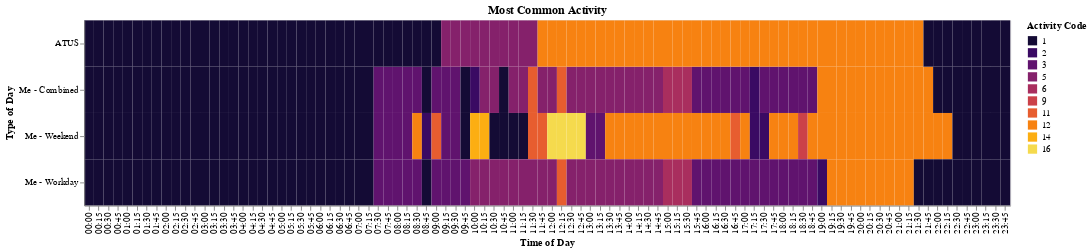

Write notebook code for a chart like this one.
### Code cell
# print(segmented_data.columns)
source = data.seattle_temps.url

time_segment_list = {0: '00:00:00',1: '00:15:00',2: '00:30:00',3: '00:45:00',4: '01:00:00',5: '01:15:00',6: '01:30:00',7: '01:45:00',8: '02:00:00',9: '02:15:00',10: '02:30:00',11: '02:45:00',12: '03:00:00',13: '03:15:00',14: '03:30:00',15: '03:45:00',16: '04:00:00',17: '04:15:00',18: '04:30:00',19: '04:45:00',20: '05:00:00',21: '05:15:00',22: '05:30:00',23: '05:45:00',24: '06:00:00',25: '06:15:00',26: '06:30:00',27: '06:45:00',28: '07:00:00',29: '07:15:00',30: '07:30:00',31: '07:45:00',32: '08:00:00',33: '08:15:00',34: '08:30:00',35: '08:45:00',36: '09:00:00',37: '09:15:00',38: '09:30:00',39: '09:45:00',40: '10:00:00',41: '10:15:00',42: '10:30:00',43: '10:45:00',44: '11:00:00',45: '11:15:00',46: '11:30:00',47: '11:45:00',48: '12:00:00',49: '12:15:00',50: '12:30:00',51: '12:45:00',52: '13:00:00',53: '13:15:00',54: '13:30:00',55: '13:45:00',56: '14:00:00',57: '14:15:00',58: '14:30:00',59: '14:45:00',60: '15:00:00',61: '15:15:00',62: '15:30:00',63: '15:45:00',64: '16:00:00',65: '16:15:00',66: '16:30:00',67: '16:45:00',68: '17:00:00',69: '17:15:00',70: '17:30:00',71: '17:45:00',72: '18:00:00',73: '18:15:00',74: '18:30:00',75: '18:45:00',76: '19:00:00',77: '19:15:00',78: '19:30:00',79: '19:45:00',80: '20:00:00',81: '20:15:00',82: '20:30:00',83: '20:45:00',84: '21:00:00',85: '21:15:00',86: '21:30:00',87: '21:45:00',88: '22:00:00',89: '22:15:00',90: '22:30:00',91: '22:45:00',92: '23:00:00',93: '23:15:00',94: '23:30:00',95: '23:45:00'}

# input_checkbox = alt.binding_checkbox()
# checkbox_selection = alt.selection_single(bind=input_checkbox, name="Days of Week")

multi = alt.selection_multi(on='click', toggle=True)
interval = alt.selection_interval()

alt.Chart(
     frequency_data,
#     source,
    title="Most Common Activity"
).transform_filter(
    alt.FieldOneOfPredicate(field="Type", oneOf=["ATUS", "Me - Combined", "Me - Weekend", "Me - Workday"])
).mark_rect().encode(
    x=alt.X('Segment Name', title="Time of Day"),
    y=alt.Y('Type', title="Type of Day", band = 0.9, sort=["ATUS", "Me - Combined", "Me - Weekend", "Me - Workday", "Me - Monday", "Me - Tuesday", "Me - Wednesday", "Me - Thursday", "Me - Friday", "Me - Saturday", "Me - Sunday"]),
#     color=alt.Color('Activity Code', scale=alt.Scale(scheme="inferno")),
    color=alt.condition(interval, alt.Color(field="Activity Code", type="nominal", scale=alt.Scale(scheme="inferno")), alt.value('lightgray')),
    tooltip=[
        alt.Tooltip('Entry Count', title='% Entries'),
        alt.Tooltip('Activity Name', title='Activity')
    ]
).properties(width=1000, height=200
).add_selection(
        interval
    )

### Figure 1 — Vega-Lite specification as saved in the notebook (floating-point values rounded to 4 significant figures; data arrays with more than 128 entries replaced by an {"elided": "..."} marker saying what was removed)
{"config": {"view": {"continuousWidth": 400, "continuousHeight": 300}}, "data": {"name": "data-e9592d7b15bf273f54202a12d3d6ceba"}, "mark": "rect", "encoding": {"color": {"condition": {"type": "nominal", "field": "Activity Code", "scale": {"scheme": "inferno"}, "selection": "selector016"}, "value": "lightgray"}, "tooltip": [{"type": "quantitative", "field": "Entry Count", "title": "% Entries"}, {"type": "nominal", "field": "Activity Name", "title": "Activity"}], "x": {"type": "nominal", "field": "Segment Name", "title": "Time of Day"}, "y": {"type": "nominal", "band": 0.9, "field": "Type", "sort": ["ATUS", "Me - Combined", "Me - Weekend", "Me - Workday", "Me - Monday", "Me - Tuesday", "Me - Wednesday", "Me - Thursday", "Me - Friday", "Me - Saturday", "Me - Sunday"], "title": "Type of Day"}}, "height": 200, "selection": {"selector016": {"type": "interval"}}, "title": "Most Common Activity", "transform": [{"filter": {"field": "Type", "oneOf": ["ATUS", "Me - Combined", "Me - Weekend", "Me - Workday"]}}], "width": 1000, "$schema": "https://vega.github.io/schema/vega-lite/v4.8.1.json", "datasets": {"data-e9592d7b15bf273f54202a12d3d6ceba": {"elided": "1054 records"}}}
